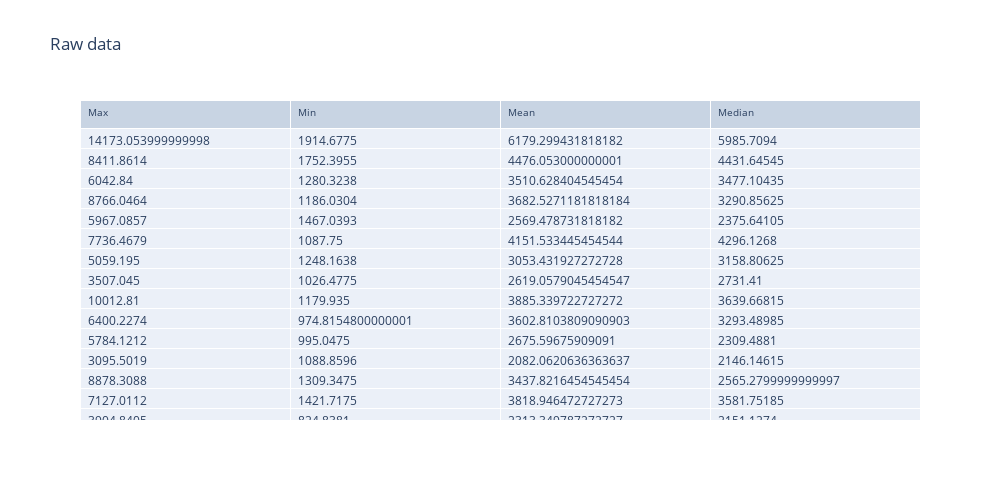
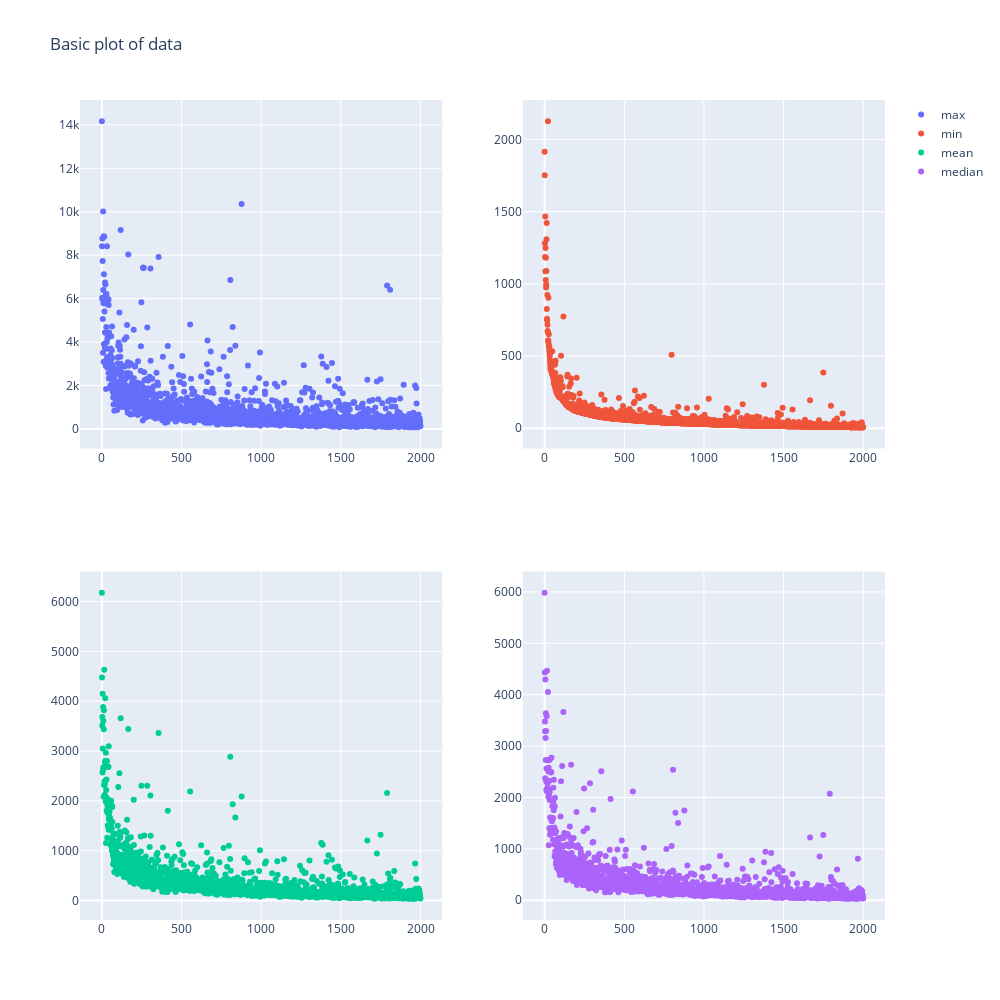

These figures' notebook cell, in order:
### Code cell
def load_file(colon, colon_label):
    
    colon = pd.read_csv('colonCancerData.csv', index_col=0)
    colon_label = pd.read_csv('label.csv') 

    def ConvertLabels(labels):

        column_name = 'label'
        labels.loc[colon_label[column_name] > 0] = 1
        labels.loc[colon_label[column_name] < 0] = -1

        return labels

    colon_label = ConvertLabels(colon_label)
    data_label = pd.concat([colon, colon_label], axis = 1, sort= False)

    data_label_1 = data_label[data_label['label']==1] # normal tissue
    data_label_0 = data_label[data_label['label']==-1] # tumor tissue
    
    return data_label_1, data_label_0

data_label_1, data_label_0 = load_file(colon, colon_label)

#To see the distribution of the max, min, mean, median value of different label.

def get_Data(data_label_1):
    temp_value = data_label_1.describe()
    max_value = temp_value.iloc[-1]
    max_value = max_value.drop("label")
    max_value = max_value.T
    max_value = max_value.tolist()

    min_value = temp_value.iloc[3]
    min_value = min_value.drop("label")
    min_value = min_value.T
    min_value = min_value.tolist()

    mean_value = temp_value.iloc[1]
    mean_value = mean_value.drop("label")
    mean_value = mean_value.T
    mean_value = mean_value.tolist()

    median_value = temp_value.iloc[5]
    median_value = median_value.drop("label")
    median_value = median_value.T
    median_value = median_value.tolist()

    return max_value, min_value, mean_value, median_value

max_value, min_value, mean_value, median_value = get_Data(data_label_1)

#Draw them in figure
fig_1_table = go.Figure(data=[go.Table(
        header=dict(
            values=["Max", "Min","Mean","Median"],
            font=dict(size=10),
            align="left"
        ),
        cells=dict(
            values=[max_value,min_value,mean_value,median_value],
            align = "left")
    )
                      ])

fig_1_table.update_layout(width=1000, height=500,title_text="Raw data")

fig_1_table.show()

fig_1_Figure = make_subplots(rows=2, cols=2)

fig_1_Figure.add_trace(
    go.Scatter(y=max_value,name="max",mode='markers'),
    row=1, col=1
)

fig_1_Figure.add_trace(
    go.Scatter(y=min_value,name="min",mode='markers'),
    row=1, col=2
)

fig_1_Figure.add_trace(
    go.Scatter(y=mean_value,name="mean",mode='markers'),
    row=2, col=1
)


fig_1_Figure.add_trace(
    go.Scatter(y=median_value,name="median",mode='markers'),
    row=2, col=2
)

fig_1_Figure.update_layout(height=1000, width=1000,title_text="Basic plot of data")
fig_1_Figure.show()

### Figure 1 — Plotly figure (JSON) as saved in the notebook; plotly's stock layout.template omitted (floating-point values rounded to 4 significant figures; data arrays with more than 128 entries replaced by an {"elided": "..."} marker saying what was removed)
{"data": [{"cells": {"align": "left", "values": {"elided": "4x2000 float values"}}, "header": {"align": "left", "font": {"size": 10}, "values": ["Max", "Min", "Mean", "Median"]}, "type": "table"}], "layout": {"height": 500, "title": {"text": "Raw data"}, "width": 1000}}

### Figure 2 — Plotly figure (JSON) as saved in the notebook; plotly's stock layout.template omitted (floating-point values rounded to 4 significant figures; data arrays with more than 128 entries replaced by an {"elided": "..."} marker saying what was removed)
{"data": [{"mode": "markers", "name": "max", "type": "scatter", "xaxis": "x", "y": {"elided": "2000 float values"}, "yaxis": "y"}, {"mode": "markers", "name": "min", "type": "scatter", "xaxis": "x2", "y": {"elided": "2000 float values"}, "yaxis": "y2"}, {"mode": "markers", "name": "mean", "type": "scatter", "xaxis": "x3", "y": {"elided": "2000 float values"}, "yaxis": "y3"}, {"mode": "markers", "name": "median", "type": "scatter", "xaxis": "x4", "y": {"elided": "2000 float values"}, "yaxis": "y4"}], "layout": {"height": 1000, "title": {"text": "Basic plot of data"}, "width": 1000, "xaxis": {"anchor": "y", "domain": [0, 0.45]}, "xaxis2": {"anchor": "y2", "domain": [0.55, 1]}, "xaxis3": {"anchor": "y3", "domain": [0, 0.45]}, "xaxis4": {"anchor": "y4", "domain": [0.55, 1]}, "yaxis": {"anchor": "x", "domain": [0.575, 1]}, "yaxis2": {"anchor": "x2", "domain": [0.575, 1]}, "yaxis3": {"anchor": "x3", "domain": [0, 0.425]}, "yaxis4": {"anchor": "x4", "domain": [0, 0.425]}}}
